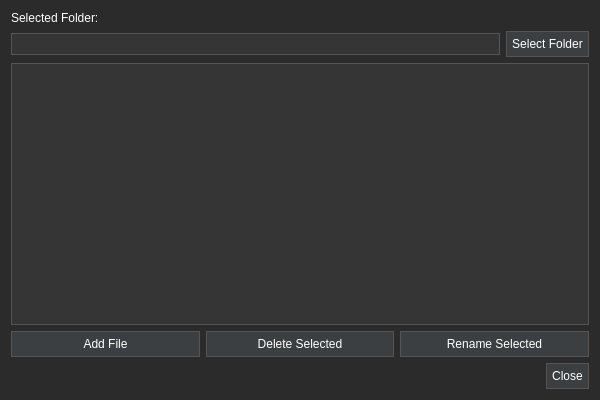
<ui version="4.0">
 <class>ManageTwins</class>
 <widget class="QDialog" name="ManageTwins">
  <property name="geometry">
   <rect>
    <x>0</x>
    <y>0</y>
    <width>600</width>
    <height>400</height>
   </rect>
  </property>
  <property name="windowTitle">
   <string>Manage Twins</string>
  </property>
  <property name="styleSheet">
   <string notr="true">QDialog {
    background-color: #2b2b2b;
    color: #ffffff;
}
QPushButton {
    background-color: #3c3f41;
    border: 1px solid #555555;
    color: #ffffff;
    padding: 5px;
}
QPushButton:hover {
    background-color: #4c4f51;
}
QPushButton:pressed {
    background-color: #5c5f61;
}
QListWidget {
    background-color: #353535;
    border: 1px solid #555555;
    color: #ffffff;
}
QLineEdit {
    background-color: #353535;
    border: 1px solid #555555;
    color: #ffffff;
    padding: 2px;
}
QLabel {
    color: #ffffff;
}</string>
  </property>
  <layout class="QVBoxLayout" name="verticalLayout">
   <item>
    <widget class="QLabel" name="label">
     <property name="text">
      <string>Selected Folder:</string>
     </property>
    </widget>
   </item>
   <item>
    <layout class="QHBoxLayout" name="horizontalLayout">
     <item>
      <widget class="QLineEdit" name="folderPathEdit">
       <property name="readOnly">
        <bool>true</bool>
       </property>
      </widget>
     </item>
     <item>
      <widget class="QPushButton" name="selectFolderButton">
       <property name="text">
        <string>Select Folder</string>
       </property>
      </widget>
     </item>
    </layout>
   </item>
   <item>
    <widget class="QListWidget" name="fileListWidget"/>
   </item>
   <item>
    <layout class="QHBoxLayout" name="horizontalLayout_2">
     <item>
      <widget class="QPushButton" name="addFileButton">
       <property name="text">
        <string>Add File</string>
       </property>
      </widget>
     </item>
     <item>
      <widget class="QPushButton" name="deleteFileButton">
       <property name="text">
        <string>Delete Selected</string>
       </property>
      </widget>
     </item>
     <item>
      <widget class="QPushButton" name="renameFileButton">
       <property name="text">
        <string>Rename Selected</string>
       </property>
      </widget>
     </item>
    </layout>
   </item>
   <item>
    <widget class="QDialogButtonBox" name="buttonBox">
     <property name="orientation">
      <enum>Qt::Horizontal</enum>
     </property>
     <property name="standardButtons">
      <set>QDialogButtonBox::Close</set>
     </property>
    </widget>
   </item>
  </layout>
 </widget>
 <resources/>
 <connections>
  <connection>
   <sender>buttonBox</sender>
   <signal>rejected()</signal>
   <receiver>ManageTwins</receiver>
   <slot>reject()</slot>
   <hints>
    <hint type="sourcelabel">
     <x>532</x>
     <y>379</y>
    </hint>
    <hint type="destinationlabel">
     <x>299</x>
     <y>199</y>
    </hint>
   </hints>
  </connection>
 </connections>
</ui>
